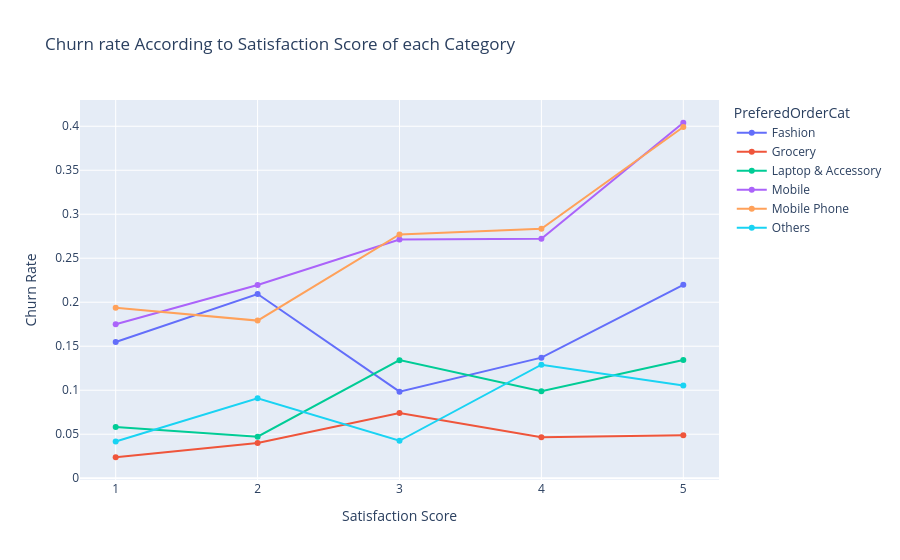

The notebook cell this image was saved under:
### Code cell
churn_trend_sat = ecomerce_df.groupby(["SatisfactionScore","PreferedOrderCat"])["Churn"].mean().reset_index()
fig3=px.line(
    churn_trend_sat,
    x="SatisfactionScore",
    y="Churn",
    color="PreferedOrderCat",
    markers=True,
    title="Churn rate According to Satisfaction Score of each Category"
)
fig3.update_layout(
    xaxis_title="Satisfaction Score",
    yaxis_title="Churn Rate"
)
fig3.update_xaxes(
    tickmode="array",
    tickvals=[1,2,3,4,5]
)
fig3.show()

### Figure 1 — Plotly figure (JSON) as saved in the notebook; plotly's stock layout.template omitted (floating-point values rounded to 4 significant figures)
{"data": [{"hovertemplate": "PreferedOrderCat=Fashion<br>SatisfactionScore=%{x}<br>Churn=%{y}<extra></extra>", "legendgroup": "Fashion", "line": {"color": "#636efa", "dash": "solid"}, "marker": {"symbol": "circle"}, "mode": "lines+markers", "name": "Fashion", "orientation": "v", "showlegend": true, "type": "scatter", "x": [1, 2, 3, 4, 5], "xaxis": "x", "y": [0.1548, 0.2093, 0.09836, 0.137, 0.2198], "yaxis": "y"}, {"hovertemplate": "PreferedOrderCat=Grocery<br>SatisfactionScore=%{x}<br>Churn=%{y}<extra></extra>", "legendgroup": "Grocery", "line": {"color": "#EF553B", "dash": "solid"}, "marker": {"symbol": "circle"}, "mode": "lines+markers", "name": "Grocery", "orientation": "v", "showlegend": true, "type": "scatter", "x": [1, 2, 3, 4, 5], "xaxis": "x", "y": [0.02381, 0.04, 0.07407, 0.04651, 0.04878], "yaxis": "y"}, {"hovertemplate": "PreferedOrderCat=Laptop & Accessory<br>SatisfactionScore=%{x}<br>Churn=%{y}<extra></extra>", "legendgroup": "Laptop & Accessory", "line": {"color": "#00cc96", "dash": "solid"}, "marker": {"symbol": "circle"}, "mode": "lines+markers", "name": "Laptop & Accessory", "orientation": "v", "showlegend": true, "type": "scatter", "x": [1, 2, 3, 4, 5], "xaxis": "x", "y": [0.0583, 0.04717, 0.1342, 0.0989, 0.1343], "yaxis": "y"}, {"hovertemplate": "PreferedOrderCat=Mobile<br>SatisfactionScore=%{x}<br>Churn=%{y}<extra></extra>", "legendgroup": "Mobile", "line": {"color": "#ab63fa", "dash": "solid"}, "marker": {"symbol": "circle"}, "mode": "lines+markers", "name": "Mobile", "orientation": "v", "showlegend": true, "type": "scatter", "x": [1, 2, 3, 4, 5], "xaxis": "x", "y": [0.175, 0.2195, 0.2713, 0.2722, 0.404], "yaxis": "y"}, {"hovertemplate": "PreferedOrderCat=Mobile Phone<br>SatisfactionScore=%{x}<br>Churn=%{y}<extra></extra>", "legendgroup": "Mobile Phone", "line": {"color": "#FFA15A", "dash": "solid"}, "marker": {"symbol": "circle"}, "mode": "lines+markers", "name": "Mobile Phone", "orientation": "v", "showlegend": true, "type": "scatter", "x": [1, 2, 3, 4, 5], "xaxis": "x", "y": [0.1938, 0.1791, 0.277, 0.2834, 0.3992], "yaxis": "y"}, {"hovertemplate": "PreferedOrderCat=Others<br>SatisfactionScore=%{x}<br>Churn=%{y}<extra></extra>", "legendgroup": "Others", "line": {"color": "#19d3f3", "dash": "solid"}, "marker": {"symbol": "circle"}, "mode": "lines+markers", "name": "Others", "orientation": "v", "showlegend": true, "type": "scatter", "x": [1, 2, 3, 4, 5], "xaxis": "x", "y": [0.04167, 0.09091, 0.04255, 0.129, 0.1053], "yaxis": "y"}], "layout": {"legend": {"title": {"text": "PreferedOrderCat"}, "tracegroupgap": 0}, "title": {"text": "Churn rate According to Satisfaction Score of each Category"}, "xaxis": {"anchor": "y", "domain": [0, 1], "tickmode": "array", "tickvals": [1, 2, 3, 4, 5], "title": {"text": "Satisfaction Score"}}, "yaxis": {"anchor": "x", "domain": [0, 1], "title": {"text": "Churn Rate"}}}}
